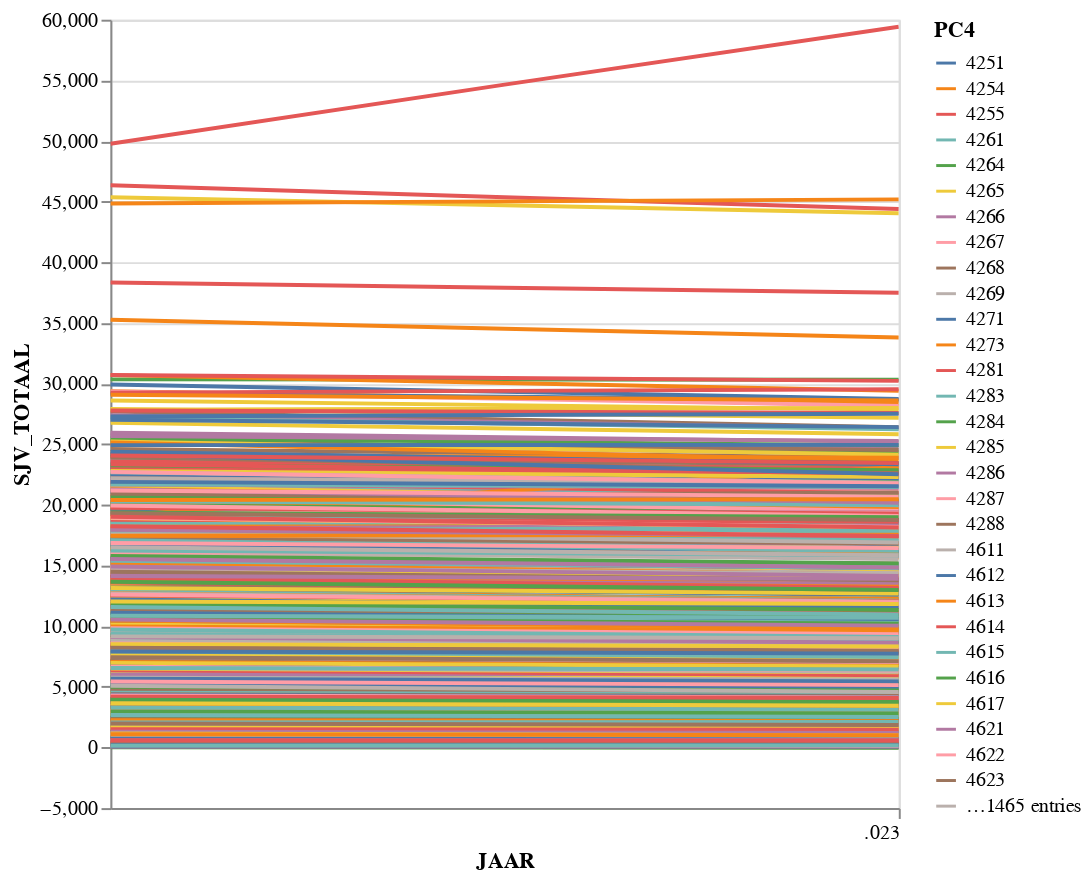

Source (notebook cell):
### Code cell
alt.Chart(df_verbruik_low_all.reset_index()).mark_line(clip=True).encode(
    alt.X('JAAR:T'),
    alt.Y('SJV_TOTAAL:Q'),
    alt.Color('PC4:N')).properties(
    width=400,height=400)

### Figure 1 — Vega-Lite specification as saved in the notebook (floating-point values rounded to 4 significant figures; data arrays with more than 128 entries replaced by an {"elided": "..."} marker saying what was removed)
{"config": {"view": {"continuousWidth": 400, "continuousHeight": 300}}, "data": {"name": "data-2aa1d4e90af6a22a4424e839abfd9085"}, "mark": {"type": "line", "clip": true}, "encoding": {"color": {"type": "nominal", "field": "PC4"}, "x": {"type": "temporal", "field": "JAAR"}, "y": {"type": "quantitative", "field": "SJV_TOTAAL"}}, "height": 400, "width": 400, "$schema": "https://vega.github.io/schema/vega-lite/v4.8.1.json", "datasets": {"data-2aa1d4e90af6a22a4424e839abfd9085": {"elided": "4482 records"}}}
